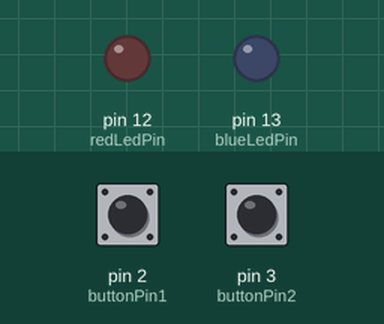
This sketch was run on a simulated Arduino Uno, built with avr-gcc and run on an emulated ATmega328P. Parts: output pins drawn as LEDs (lit = HIGH). Inputs (shaded band) come from the test bench; at power-on: pin 2 (buttonPin1) LOW, pin 3 (buttonPin2) LOW.

Above: at 1.2 s.
1.3 s: pin 2 (buttonPin1) pulled HIGH for 0.15 s
At 1.37 s:
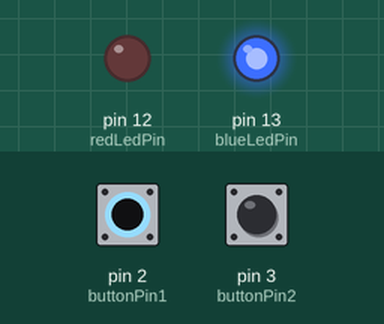
2.9 s: pin 3 (buttonPin2) pulled HIGH for 0.15 s
At 2.97 s:
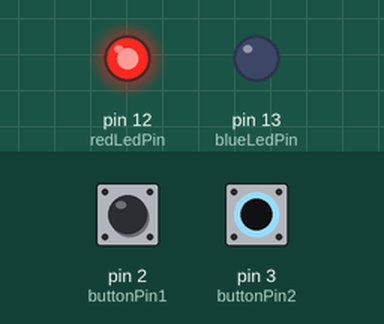
4.5 s: pin 3 (buttonPin2) pulled HIGH for 3.2 s
At 8.7 s:
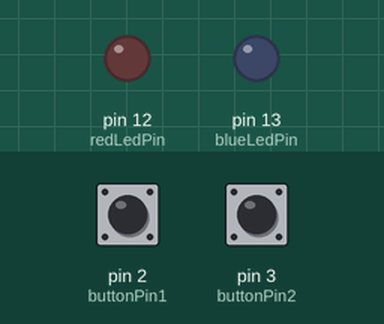
9.2 s: pin 2 (buttonPin1) pulled HIGH for 3.2 s
At 9.8 s:
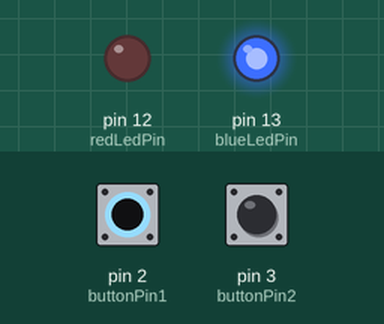
13.9 s: pin 2 (buttonPin1) driven HIGH and pin 3 (buttonPin2) driven HIGH
At 14.6 s:
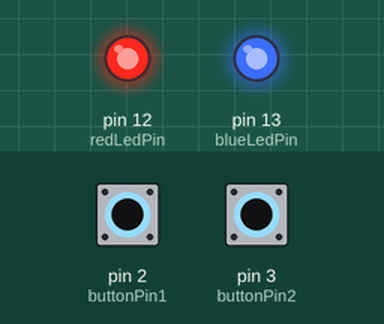
Timing chart, 0 to 16.4 s (numbered marks = the images above; inputs shaded):
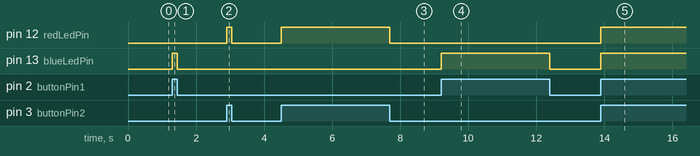

Measured:
- after the input at 1.3 s, pin 13 (blueLedPin): LOW → HIGH at once, → LOW 0.15 s later
- after the input at 2.9 s, pin 12 (redLedPin): LOW → HIGH at once, → LOW 0.15 s later
- after the input at 4.5 s, pin 12 (redLedPin): LOW → HIGH at once, → LOW 3.2 s later
- after the input at 9.2 s, pin 13 (blueLedPin): LOW → HIGH at once, → LOW 3.2 s later
- after the input at 13.9 s, pin 12 (redLedPin), pin 13 (blueLedPin): LOW → HIGH at once

The sketch:

lab_5_level_21.ino
```cpp
//LEVEL 2
//Date:2023-02-09
//NAME: PRANAV BHAVSAR
//LAB 5

int blueLedPin = 13 ; //The blue LED is connected pin 13 of the Arduino.
int buttonPin1 = 2; //The SW1 button is connect to pin 2 of the Arduino.
int redLedPin = 12 ; //The blue LED is connected pin 13 of the Arduino.
int buttonPin2 = 3; //The SW2 button is connect to pin 2 of the Arduino.
void setup() { //The Setup function runs once
pinMode(blueLedPin, OUTPUT); //Setup blue LED pin as an output pin.
pinMode(buttonPin1, INPUT); //Setup button1 pin as an input pin.
pinMode(redLedPin, OUTPUT);
pinMode(buttonPin2, INPUT);
}
void loop() { //The loop function runs forever.
if (digitalRead(buttonPin1) == HIGH) { //Check to see if button1 is pressed.
digitalWrite(blueLedPin, HIGH);//Turn on the blue LED.
} else {
digitalWrite(blueLedPin, LOW); //Turn off the blue LED.
}
  if (digitalRead(buttonPin2) == HIGH) { //Check to see if button2 is pressed.
digitalWrite(redLedPin, HIGH);//Turn on the red LED.
} else {
digitalWrite(redLedPin, LOW); //Turn off the red LED.
}
}
```
